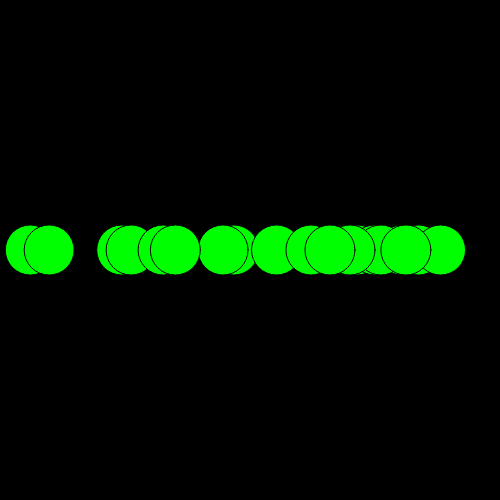
Frame 1 (no input)
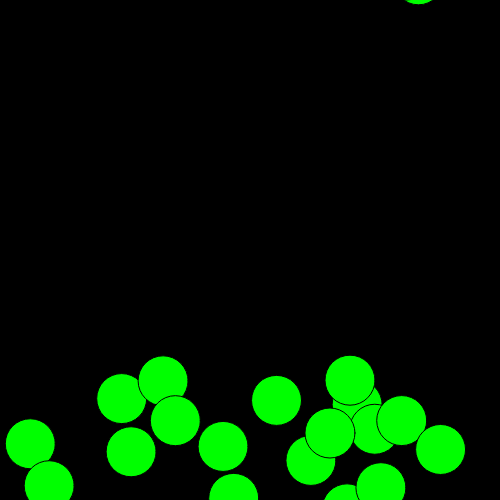
Frame 60 (no input)
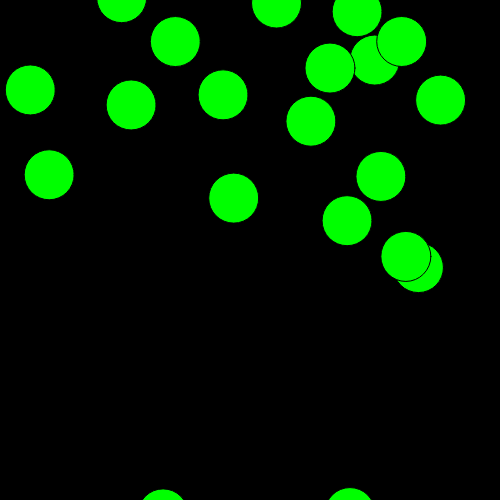
Frame 120 (the mouse pressed at the canvas centre since frame 60)

The p5.js sketch that drew these frames (run headless with seeded random() and noise() and a simulated clock; from frame 60 on, the mouse is pressed at the canvas centre):

// p5.js sketch
// ── sketch.js
let ballArray = [];
 
function setup() {
   createCanvas(500, 500);
 
   for (let i = 0; i < 20; i++) {
       let temp = new Ball(random(0, 500), 250, 0, 255, 0, random(2, 5));
       ballArray.push(temp);
   }
}
 
function draw() {
   background(0);
 
   for (let i = 0; i < ballArray.length; i++) {
       fill(ballArray[i].redValue, ballArray[i].greenValue, ballArray[i].blueValue);
       ellipse(ballArray[i].xPos, ballArray[i].yPos, 50, 50);
 
       ballArray[i].yPos += ballArray[i].speedValue;
 
       if (ballArray[i].yPos > 525) {
           ballArray[i].yPos = -25;
       }
   }
}
 
class Ball {
   constructor(x, y, r, g, b, speed) {
       this.xPos = x;
       this.yPos = y;
       this.redValue = r;
       this.greenValue = g;
       this.blueValue = b;
       this.speedValue = speed;
   }
}
